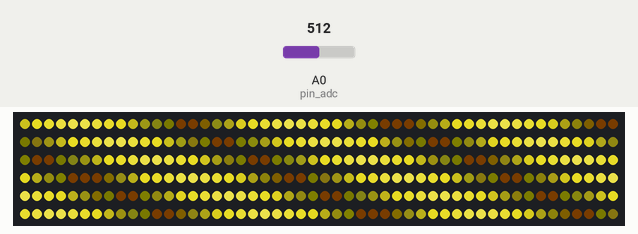
A sketch run on a simulated Arduino Uno, built with avr-gcc and run on an emulated ATmega328P. Parts: 300 RGB LEDs in strip order, left to right, continuing on the next row. The inputs (shaded band) are chosen by the test bench; at power-on: A0 (pin_adc) = 512. Dim RGB values are drawn brighter than linear; random numbers use the default seed unless the sketch sets one; EEPROM starts erased; what the sketch prints to the serial monitor is not drawn.

Above: at 10.12 s.
At 39.89 s:
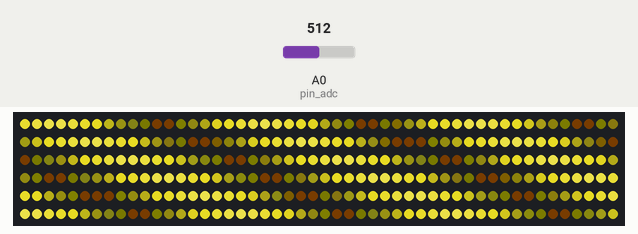

The sketch:

leds_fft.ino
```cpp
/* LED Output: FFT of Audio Signal
               (Spectrum Analyzer)

   Author: J.F. MacArt
   Date:   10 Dec 2016
*/

#include <EEPROM.h>
#include<fix_fft.h>
#include<FastLED.h>

#define MAX_BRIGHT 255

#define NUM_LEVELS 6
#define num_hist 2
#define pin_adc 0

// Global variables for FFT
char im[128];
char data[128];
int outVal[NUM_LEVELS][num_hist];
int outHue[NUM_LEVELS];
int ii=0; // Don't modify outside main loop!
int val;
uint8_t pattern=0;
bool nextPattern = false;

// Global variables for FastLED
byte state = 1;
int index = 0;               //-LED INDEX (0 to LED_COUNT-1)
byte thisbright = 128;
byte thissat = 255;
int  thisdelay = 0;
byte thisstep = 10;
byte thishue = 0;

byte interrupt = 0;

// How many leds are in the strip?
// Be careful with the num leds. The animations that make use of the levels
// will walk right off the led array. The numbers are specific to my led
// tree. If you are using less leds or are not interested in the layer animations
// you should remove them from the loop or set USE_LEVEL_ANIMATIONS to 0
//#define NUM_LEDS 30 // LED Strip
//#define LED_TYPE    WS2812B // LED Strip
//#define COLOR_ORDER GRB // LED Strip
#define NUM_LEDS 300 //348 // Tree
#define LED_TYPE    WS2811 // Tree
#define COLOR_ORDER RGB // Tree
//int ledBin[NUM_LEDS];

//byte USE_LEVEL_ANIMATIONS = 1; // if 1, will auto advance past level animations
//const PROGMEM prog_uint16_t levels[NUM_LEVELS] = {58, 108, 149, 187, 224, 264, 292, 300};
//PROGMEM const uint16_t levels[NUM_LEVELS] = {58, 108, 149, 187, 224, 264, 292, 300};

// Data pin that led data will be written out over
#define DATA_PIN 10
// This is an array of leds.  One item for each led in your strip.
CRGB leds[NUM_LEDS];


/////////////////////////////////////////////////////////////////////////
// Global setup for FastLED and FFT routine
/////////////////////////////////////////////////////////////////////////
void loadSettings();
void advancePattern();

void setup() {
  Serial.begin(9600);
  // sanity check delay - allows reprogramming if accidently blowing power w/leds
  delay(2000);

  // Load saved parameters from EEPROM
  loadSettings();
  Serial.print("Loaded pattern ");
  Serial.println(pattern);
  pattern = pattern-1; // fix for init bug

  // FastLED initialization
  FastLED.addLeds<LED_TYPE, DATA_PIN, COLOR_ORDER>(leds, NUM_LEDS);
  FastLED.setBrightness(MAX_BRIGHT);
  one_color_all(0,0,0);
  FastLED.show();
  delay(1000);

  int n,m;
  pinMode(pin_adc, INPUT);

  // Set initial values
  Serial.println("Setting initial values...\n");
  for (n=0;n<NUM_LEVELS;n++) {
    for (m=0;m<num_hist;m++) {
      outVal[n][m] = 0;
    }
  }


  // Bin the leds for FFT output
  Serial.println("Binning the LEDs...\n");
  /*
  int ledBin[NUM_LEDS];
  int bin = 0;
  int count = 0;
  for (n=0;n<NUM_LEDS;n++) {
    if (count>(NUM_LEDS/NUM_LEVELS)) {
      bin++;
      count = 0;
    }
    ledBin[n] = bin;
    count++;
  }
  */

  // Set initial hues
  int hue = 0;
  for (n=0;n<NUM_LEVELS;n++) {
    outHue[n] = hue;
    hue = hue + 255/NUM_LEVELS;
  }

  // Test the bins
  Serial.println("Testing the bins...\n");
  /*
  for (n=0;n<NUM_LEVELS;n++) {
    for (m=0;m<NUM_LEDS;m++) {
      if (ledBin[m]==n) {
        leds[m] = CHSV(outHue[n], thissat, thisbright);
      }
      else{
        leds[m] = CHSV(0, 0, 0);
      }
    }
    FastLED.show();
    delay(500);
  }
  */
  Serial.println("Starting!\n");
}


/////////////////////////////////////////////////////////////////////////
// LED color patterns
/////////////////////////////////////////////////////////////////////////
void one_color_all(int cred, int cgrn, int cblu)
{       //-SET ALL LEDS TO ONE COLOR
    for(int i = 0 ; i < NUM_LEDS; i++ ) {
      leds[i].setRGB( cred, cgrn, cblu).nscale8_video(thisbright);
    }
}

void clear_all()
{
  one_color_all(0, 0, 0);
  LEDS.show();
  delay(50);
}

void colorTest()
{
  one_color_all(0,0,0);
  FastLED.show();
  delay(500);
  one_color_all(255,0,0);
  FastLED.show();
  delay(500);
//  one_color_all(0,0,0);
//  FastLED.show();
//  delay(1000);
  one_color_all(0,255,0);
  FastLED.show();
  delay(500);
//  one_color_all(0,0,0);
//  FastLED.show();
//  delay(1000);
  one_color_all(0,0,255);
  FastLED.show();
  delay(500);
}

void dotTest()
{
   // Move a single white led
   for(int whiteLed = 0; whiteLed < NUM_LEDS; whiteLed = whiteLed + 1) {
      // Turn our current led on to white, then show the leds
      leds[whiteLed] = CRGB::White;
      // Show the leds (only one of which is set to white, from above)
      FastLED.show();
      // Wait a little bit
      delay(10);
      // Turn our current led back to black for the next loop around
      leds[whiteLed] = CRGB::Black;
   }
}

void random_burst()
{
  int rndidx = random16(0, NUM_LEDS);
  int rndhue = random8(0, 255);
  int rndbright = random8(10, thisbright);
  leds[rndidx] = CHSV(rndhue, thissat, rndbright);
  delay(random8(0, thisdelay));
}

void random_burst_white()
{
  int rndidx = random16(0, NUM_LEDS);
  int hue = 60; // set to yellow
  int rndsat = random8(0,100);
  int rndbright = random8(10, thisbright);
  leds[rndidx] = CHSV(hue, rndsat, rndbright);
  delay(random8(0, thisdelay));
}

void rgb_propeller()
{
  thishue = 0;
  index++;
  int ghue = (thishue + 80) % 255;
  int bhue = (thishue + 160) % 255;
  int N3  = int(NUM_LEDS/3);
  int N6  = int(NUM_LEDS/6);
  int N12 = int(NUM_LEDS/12);
  for(int i = 0; i < N3; i++ ) {
    int j0 = (index + i + NUM_LEDS - N12) % NUM_LEDS;
    int j1 = (j0+N3) % NUM_LEDS;
    int j2 = (j1+N3) % NUM_LEDS;
    leds[j0] = CHSV(thishue, thissat, thisbright);
    leds[j1] = CHSV(ghue, thissat, thisbright);
    leds[j2] = CHSV(bhue, thissat, thisbright);
  }
}

void candycane()
{
  index++;
  int N3  = int(NUM_LEDS/3);
  int N6  = int(NUM_LEDS/6);
  int N12 = int(NUM_LEDS/12);
  for(int i = 0; i < N6; i++ ) {
    int j0 = (index + i + NUM_LEDS - N12) % NUM_LEDS;
    int j1 = (j0+N6) % NUM_LEDS;
    int j2 = (j1+N6) % NUM_LEDS;
    int j3 = (j2+N6) % NUM_LEDS;
    int j4 = (j3+N6) % NUM_LEDS;
    int j5 = (j4+N6) % NUM_LEDS;
    leds[j0] = CRGB(255, 255, 255).nscale8_video(thisbright*.75);
    leds[j1] = CRGB(255, 0, 0).nscale8_video(thisbright);
    leds[j2] = CRGB(255, 255, 255).nscale8_video(thisbright*.75);
    leds[j3] = CRGB(255, 0, 0).nscale8_video(thisbright);
    leds[j4] = CRGB(255, 255, 255).nscale8_video(thisbright*.75);
    leds[j5] = CRGB(255, 0, 0).nscale8_video(thisbright);
  }
}


CHSV sv_ramp( uint8_t hue, uint8_t ramp) {
  uint8_t brightness;
  uint8_t saturation;
  if( ramp < 128) {
    // fade toward black
    brightness = ramp * 2;
    brightness = dim8_video( brightness);
//    uint8_t global_brightness = FastLED.getBrightness();
//    uint8_t min_step = 256 / global_brightness;
//    brightness = qadd8( min_step * 16, brightness);
    saturation = 255;
  } else {
    // desaturate toward white
    brightness = 255;
    saturation = 255 - ((ramp - 128) * 2);
    saturation = 255 - dim8_video( 255 - saturation);
  }
  return CHSV( hue, saturation, brightness); }


void loop5( CRGB* L )
{
  uint8_t GB = FastLED.getBrightness();
  uint8_t boost = 0;
//  if( GB < 65) boost += 8;
//  if( GB < 33) boost += 8;

  uint8_t N = 2;

  static uint16_t starttheta = 0;
  starttheta += 100 / N;

  static uint16_t starthue16 = 0;
  starthue16 += 20 / N;


  uint16_t hue16 = starthue16;
  uint16_t theta = starttheta;
  for( int i = 0; i < NUM_LEDS; i++) {
    uint8_t frac = (sin16( theta) + 32768) / 256;
    frac = scale8(frac,160) + 32;
    theta += 3700;

    hue16 += 2000;
    uint8_t hue = hue16 / 256;
    L[i] = sv_ramp( hue, frac + boost);
  }
}


CHSV sv_ramp_white( uint8_t hue, uint8_t ramp) {
  uint8_t brightness;
  uint8_t saturation;
  if( ramp < 128) {
    // fade toward black
    brightness = ramp * 2;
    brightness = dim8_video( brightness);
//    uint8_t global_brightness = FastLED.getBrightness();
//    uint8_t min_step = 256 / global_brightness;
//    brightness = qadd8( min_step * 16, brightness);
    saturation = 175;
  } else {
    // desaturate toward white
    brightness = 255;
    saturation = 255 - ((ramp - 128) * 2);
    saturation = scale8(255 - dim8_video( 255 - saturation),175);
  }
  return CHSV( hue, saturation, brightness); }


void treeWhiteTwinkle( CRGB* L )
{
  uint8_t GB = FastLED.getBrightness();
  uint8_t boost = 0;
//  if( GB < 65) boost += 8;
//  if( GB < 33) boost += 8;

  uint8_t N = 2;

  static uint16_t starttheta = 0;
  starttheta += 100 / N;

//  static uint16_t starthue16 = 0;
//  starthue16 += 20 / N;


//  uint16_t hue16 = starthue16;
  uint16_t theta = starttheta;
  for( int i = 0; i < NUM_LEDS; i++) {
    uint8_t frac = (sin16( theta) + 32768) / 256;
    frac = scale8(frac,160) + 32;
    theta += 3700;

    //hue16 += 2000;
    uint8_t hue = 60; //set to yellow! //hue16 / 256; // 43 might be more "yellow"
    L[i] = sv_ramp_white( hue, frac + boost);
  }
}

void rainbow_fade()
{
    thishue++;
    if (thishue > 255) {thishue = 0;}
    for(int idex = 0 ; idex < NUM_LEDS; idex++ ) {
      leds[idex] = CHSV(thishue, thissat, thisbright);
    }
}


/////////////////////////////////////////////////////////////////////////
// Main loop
/////////////////////////////////////////////////////////////////////////
boolean INIT = 0;
/*
byte alt = 0;
boolean doRandom = 0;
boolean stateInc = 0;
int randState = 1;
*/
unsigned long delayTimer = 0;
// Second vector of led's for transition
//CHSV hsv_target[NUM_LEDS];

void loop(){
 int n;
 //int b;
 int sum;
 int outMult[NUM_LEVELS] = {10,15,25,30,35,35};
 float alpha[NUM_LEVELS] = {0.3,0.25,0.22,0.22,0.22,0.22};
 //int adjdelay = thisdelay;
 char buf[35];

  if (!INIT) {
    //Light the tree
    dotTest();
    //colorTest();
    clear_all();
    INIT = 1;
  }

  // Default pattern
  //rainbow_fade();
  //adjdelay = thisdelay;

   if (ii < 128) {
   // Take data
   val = analogRead(pin_adc);
   // Signal conditioned to 2.5 V +/- 2.5 V
   // -- (analog reads in 512 +/- 512) -- use full range of 8-bit FFT (-128 to 128)
   data[ii] = (val-512)/4;
   im[ii] = 0;
   ii++;

   }
   else {
   // Do the in-place, fixed-point FFT
   fix_fft(data,im,7,0);

   // I am only interested in the absolute value of the transformation
   for (int i=0; i< 64;i++){
      data[i] = sqrt(data[i] * data[i] + im[i] * im[i]);
   }

   // Keep an exponential moving average for each output bin
   for (n=0;n<NUM_LEVELS;n++) {
     sum = 0;
     for (int i=1;i<=10;i++) {
       if (data[n*10+i]>sum) {
         sum = data[n*10+i];
       }
     }

     // Avoid flickering
     if (sum<3) {
       sum = 0;
     }
     //sum = sum*outMult[n];
     sum = sum*outMult[n];

     // Update the average
     outVal[n][1] = outVal[n][0];
     outVal[n][0] += alpha[n]*(sum - outVal[n][0]);

     // Clip at max brightness
     if (outVal[n][0]>MAX_BRIGHT) {
       outVal[n][0] = MAX_BRIGHT;
     }
   }


   if (outVal[0][0]>0) {
      delayTimer = millis();
      // Print to monitor
      sprintf(buf,"out %i,%i,%i,%i,%i,%i",outVal[0][0],outVal[1][0],outVal[2][0],outVal[3][0],outVal[4][0],outVal[5][0]);
      Serial.println(buf);
   }

   if ((millis()-delayTimer)>10000) {
      //Serial.println(pattern);
      if (nextPattern) {
        nextPattern = false;
        advancePattern(); // Saves state to EEPROM
        Serial.print("Switching to pattern ");
        Serial.println(pattern);
      }
      // more than ten seconds of silence, show white LEDs
      if (pattern==0) {
        treeWhiteTwinkle(leds);
      } else if (pattern==1) {
        loop5(leds);
      } else if (pattern==2) {
        random_burst();
      } else if (pattern==3) {
        random_burst_white();
      } else {
        // Reset to the first pattern
        pattern = 0;
      }
   }
   else {
     nextPattern = true;
     // Next step -- update color and brightness
     //thishue++;
     //if (thishue > 255) {thishue = 0;}
     for (n=0;n<NUM_LEVELS;n++) {
       outHue[n]++;
       if (outHue[n] > 255) {outHue[n] = 0;}
     }
     int bin=0;
     int count=0;
     for(int idex = 0 ; idex < NUM_LEDS; idex++ ) {
       // Get the bin
       if (count>(NUM_LEDS/NUM_LEVELS)) {
         bin++;
         count=0;
       }
       // Set the brightness from the FFT
       leds[idex] = CHSV(outHue[bin], thissat, outVal[bin][0]);
       count++;

       // Can't do this with >200 LEDs; ledBin is too big for Arduino dynamic memory
       //leds[idex] = CHSV(outHue[ledBin[idex]], thissat, outVal[ledBin[idex]][0]);
     }
   }

   FastLED.show();

   ii=0;
}

}


void loadSettings() {
  pattern = EEPROM.read(0);
}

void advancePattern() {
  pattern = pattern+1 > 3 ? 0 : pattern+1;
  EEPROM.write(0, pattern);
}
```
